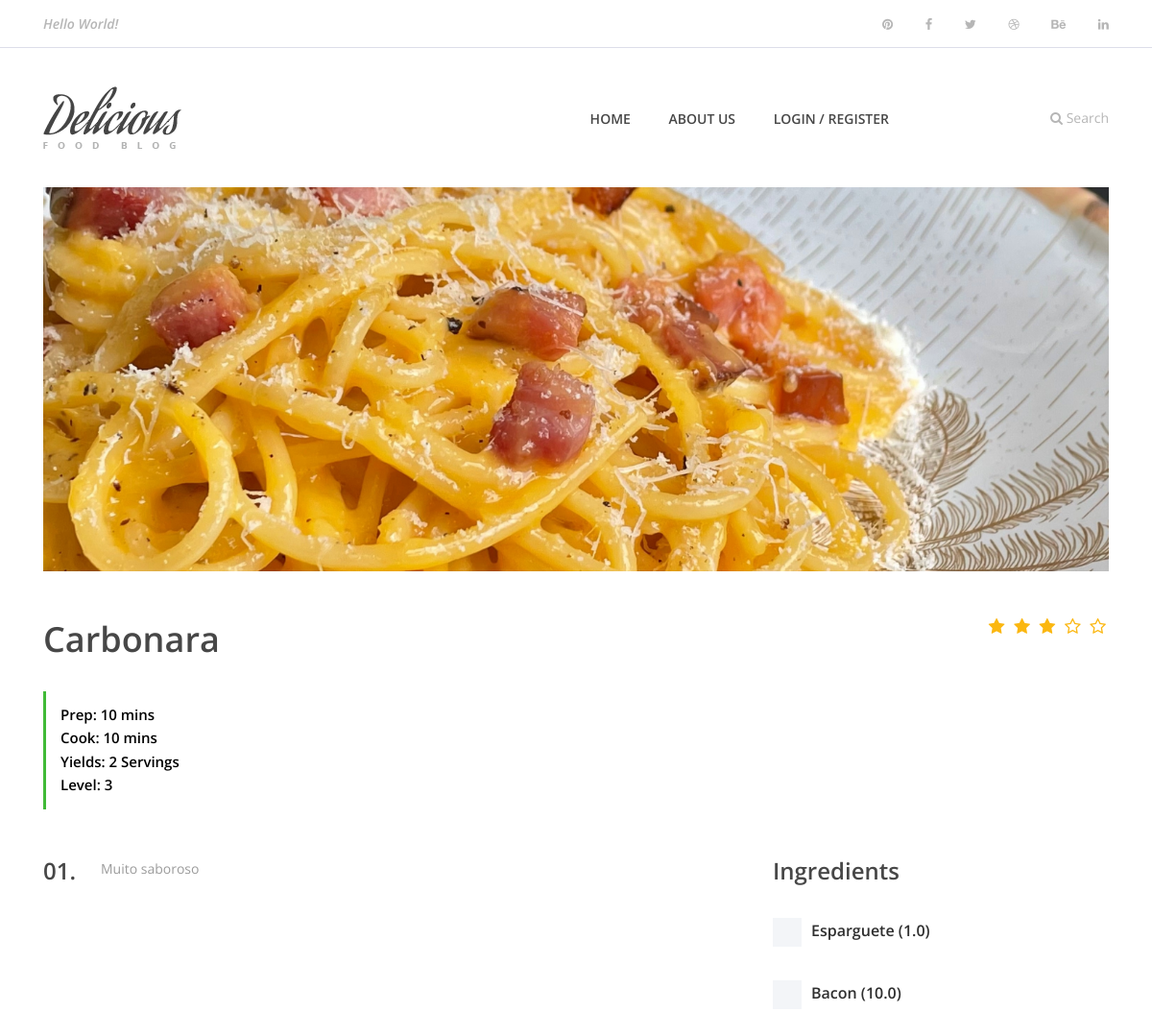
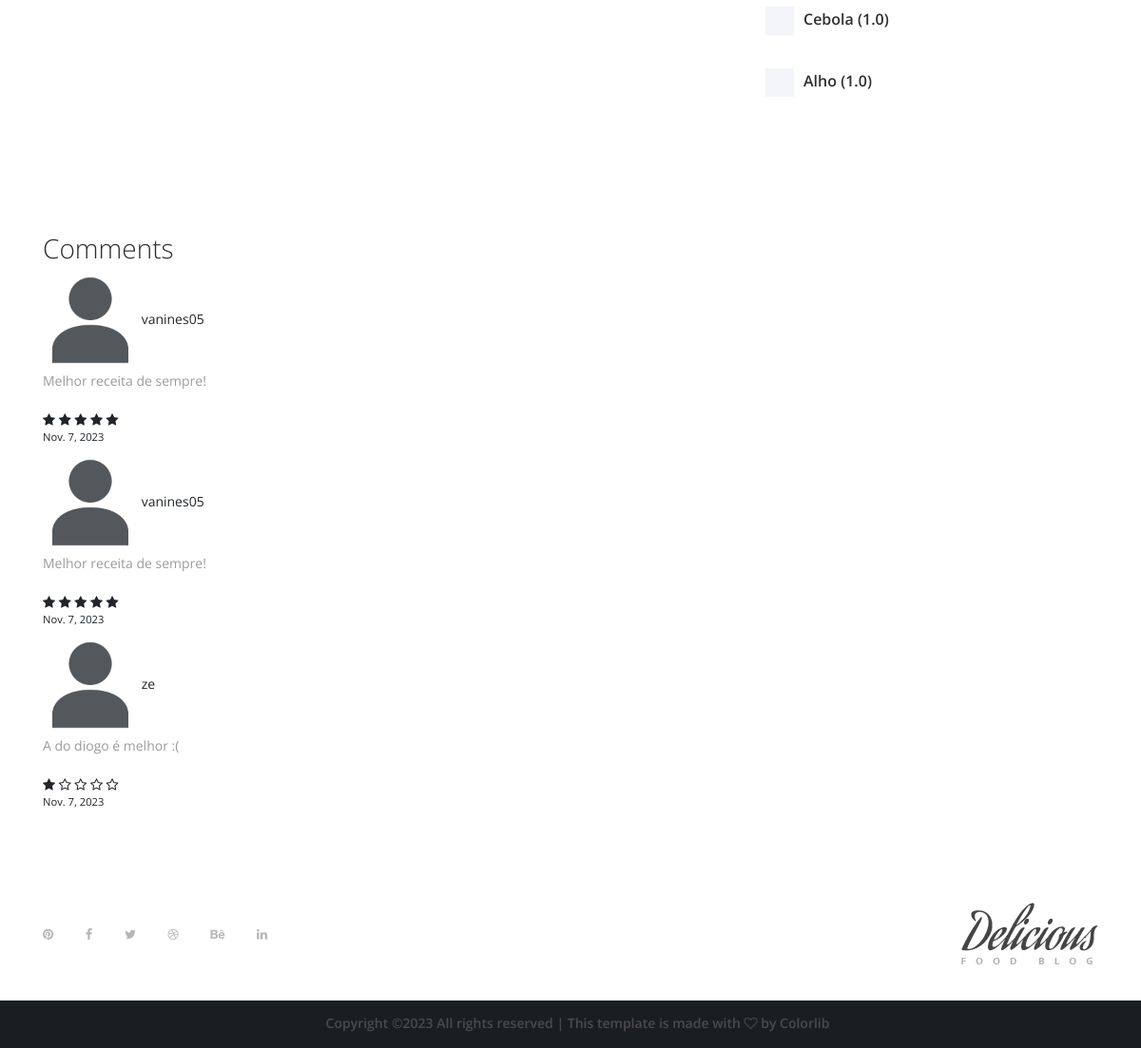
The page /recipepost/12 on the database its author committed (2 pictures, top to bottom).
### app/models.py (models this page shows, shortened)
class Receita(models.Model):
    user = models.ForeignKey(User, on_delete=models.SET_NULL, null=True)
    category = models.ForeignKey(Categoria, on_delete=models.SET_NULL, null=True)
    name = models.CharField(max_length=200)
    description = models.TextField(null=True, blank=True) # ambos os valores podem etar vazios
    tempoPreparacao = models.IntegerField(null=True, blank=True)
    tempoCozinhar = models.IntegerField(null=True, blank=True)
    quantidadePessoas = models.IntegerField(null=True, blank=True)
    nivel = models.IntegerField(null=True, blank=True)
    imagem = models.ImageField(upload_to='static/img',null=True, blank=True)  # 'upload_to' define o diretório de armazenamento
    ingredients = models.ManyToManyField(Ingrediente, through='ReceitaIngrediente')
    updated = models.DateTimeField(auto_now=True)
    created = models.DateTimeField(auto_now_add=True)
    class Meta:
        ordering = ['-updated', '-created']

class ReceitaIngrediente(models.Model):
    receita = models.ForeignKey(Receita, on_delete=models.CASCADE)
    ingrediente = models.ForeignKey(Ingrediente, on_delete=models.CASCADE)
    quantidade = models.FloatField(default=1.0)

class Ingrediente(models.Model):
    nome = models.CharField(max_length=255)
    categoria = models.ForeignKey(CategoriaIngrediente, on_delete=models.SET_NULL, null=True)
    icon = models.CharField(max_length=255,null=True, blank=True)
    calorias = models.IntegerField(null=True, blank=True)

class Avaliacao(models.Model):
    user = models.ForeignKey(User, on_delete=models.CASCADE)
    receita = models.ForeignKey(Receita, on_delete=models.CASCADE) # quando o pai é eliminado, os filhos tb são
    descricao = models.TextField()
    clasificacao = models.PositiveSmallIntegerField(choices=[(1, '1'), (2, '2'), (3, '3'), (4, '4'), (5, '5')])
    data = models.DateField()
    updated = models.DateTimeField(auto_now=True)
    created = models.DateTimeField(auto_now_add=True)

### app/views.py (the view)
# urls.py: path('recipepost/<int:id>', views.recipepost, name='recipepost'),
def recipepost(request, id):
    receita = Receita.objects.get(id=id)
    avaliacoes = Avaliacao.objects.filter(receita=receita)
    media_avaliacoes = Avaliacao.objects.filter(receita__id=id).aggregate(media=Avg('clasificacao'))['media']
    user_fridge = []
    if request.user.is_authenticated:
        user_fridge = Frigorifico.objects.filter(user=request.user).values_list('ingredient', flat=True)
    if request.method == 'POST':
        form = ComentarioForm(request.POST)
        if form.is_valid():
            comentario = form.save(commit=False)
            comentario.user = request.user
            comentario.receita = receita
            comentario.data = timezone.now()
            comentario.save()
    else:
        form = ComentarioForm()
    return render(request,'recipe-post.html', {'receita': receita, 'avaliacoes': avaliacoes, 'media_avaliacoes': media_avaliacoes, 'form': form, 'user_fridge': user_fridge})

### app/templates/recipe-post.html (shortened to what this page needs)
{% extends 'main.html' %}
{% load static %}
{% block content %}
    <div class="receipe-post-area">
        <div class="container">
            <div class="row">
                <div class="col-12">
                    <div class="receipe-slider owl-carousel owl-not-carousel" style="display: block;">
                        {% if receita.imagem %}
                            <img src="{{ receita.imagem.url }}" alt="" style="object-fit: cover; height: 400px; width: 100%">
                        {% else %}
                            <img src="{% static "img/blog-img/1.jpg" %}" alt="" style="object-fit: cover; height: 400px; width: 100%">
                        {% endif %}
                    </div>
                </div>
            </div>
        </div>
        <div class="receipe-content-area">
            <div class="container">
                <div class="row">
                    <div class="col-12 col-md-8">
                        <div class="receipe-headline my-5">
                            <h2>{{receita.name}}</h2>
                            <div class="receipe-duration">
                                <h6>Prep: {{receita.tempoPreparacao}} mins</h6>
                                <h6>Cook: {{receita.tempoCozinhar}} mins</h6>
                                <h6>Yields: {{receita.quantidadePessoas}} Servings</h6>
                                <h6>Level: {{receita.nivel}}</h6>
                            </div>
                        </div>
                    </div>
                    <div class="col-12 col-md-4">
                        <div class="receipe-ratings text-right my-5">
                            <div class="ratings">
                                {% for i in "xxxxx" %}
                                    {% if forloop.counter <= media_avaliacoes %}
                                        <i class="fa fa-star" aria-hidden="true"></i>
                                    {% else %}
                                        <i class="fa fa-star-o" aria-hidden="true"></i>
                                    {% endif %}
                                {% endfor %}
                            </div>
                        </div>
                    </div>
                </div>
                <div class="row">
                    <div class="col-12 col-lg-8">
                        <div class="single-preparation-step d-flex">
                            <h4>01.</h4>
                            <p>{{receita.description}}</p>
                        </div>
                    </div>
                    <div class="col-12 col-lg-4">
                        <div class="ingredients">
                            <h4>Ingredients</h4>
                            {% for ingredientes in receita.receitaingrediente_set.all %}
                                <div class="custom-control custom-checkbox">
                                    <label class="custom-control-label" for="customCheck{{ forloop.counter }}">
                                        {{ ingredientes.ingrediente.nome }} ({{ ingredientes.quantidade }})
                                    </label>
                                </div>
                            {% endfor %}
                        </div>
                    </div>
                </div>
                <div style="display: flex ;align-content: center; padding-top: 30px; padding-bottom: 30px">
                </div>
                <div class="comments-box" style="padding-top:50px; padding-bottom:50px;">
                    <h3>Comments</h3>
                    <ul class="comment-list">
                        {% for comment in avaliacoes %}
                            <li class="comment-item" style="padding-bottom:10px">
                                <div class="comment-author">
                                    <img src="{% static 'img/avatar.png' %}" alt="User Avatar" width="100" height="100">
                                    <span>{{ comment.user.username }}</span>
                                </div>
                                <div class="comment-content">
                                    <p>{{ comment.descricao }}</p>
                                    <div class="comment-rating">
                                        {% for i in "xxxxx" %}
                                            {% if forloop.counter <= comment.clasificacao %}
                                                <i class="fa fa-star" aria-hidden="true"></i>
                                            {% else %}
                                                <i class="fa fa-star-o" aria-hidden="true"></i>
                                            {% endif %}
                                        {% endfor %}
                                    </div>
                                    <small>{{ comment.data }}</small>
                                </div>
                            </li>
                        {% endfor %}
                    </ul>
                </div>
            </div>
        </div>
    </div>
    {% endblock content %}

### app/templates/main.html (shortened to what this page needs)
{% load static %}
<head>
    <link rel="stylesheet" type="text/css" href="{% static 'style.css' %}">
</head>
<body>
    <div class="search-wrapper">
        <div class="container">
            <div class="row">
                <div class="col-12">
                </div>
            </div>
        </div>
    </div>
    <header class="header-area">
        <div class="top-header-area">
            <div class="container h-100">
                <div class="row h-100 align-items-center justify-content-between">
                    <div class="col-12 col-sm-6">
                        <div class="breaking-news">
                            <div id="breakingNewsTicker" class="ticker">
                                <ul>
                                    <li><a href="#">Hello World!</a></li>
                                </ul>
                            </div>
                        </div>
                    </div>
                    <div class="col-12 col-sm-6">
                        <div class="top-social-info text-right">
                            <a href="#"><i class="fa fa-pinterest" aria-hidden="true"></i></a>
                            <a href="#"><i class="fa fa-facebook" aria-hidden="true"></i></a>
                            <a href="#"><i class="fa fa-twitter" aria-hidden="true"></i></a>
                            <a href="#"><i class="fa fa-dribbble" aria-hidden="true"></i></a>
                            <a href="#"><i class="fa fa-behance" aria-hidden="true"></i></a>
                            <a href="#"><i class="fa fa-linkedin" aria-hidden="true"></i></a>
                        </div>
                    </div>
                </div>
            </div>
        </div>
        <div class="delicious-main-menu">
            <div class="classy-nav-container breakpoint-off">
                <div class="container">
                    <nav class="classy-navbar justify-content-between" id="deliciousNav">
                        <a class="nav-brand" href="{% url 'index' %}"><img src="{% static 'img/core-img/logo.png' %}" alt=""></a>
                        <div class="classy-menu">
                            <div class="classynav">
                                <ul>
                                    <li class="{% if request.resolver_match.url_name == 'index' %}active{% endif %}"><a href="{% url 'index' %}">Home</a></li>
                                    <li class="{% if request.resolver_match.url_name == 'about' %}active{% endif %}"><a href="{% url 'about' %}">About us</a></li>
                                    {% if user.is_authenticated %}
                                        <li><a href="#">Profile</a>
                                        <ul class="dropdown">
                                            <li><a href="{% url 'myrecipes' %}">My Recipes</a></li>
                                            <li><a href="{% url 'fridge' %}">My Fridge</a></li>
                                            <li><a href="{% url 'about' %}">My Shoplist</a></li>
                                            <li><a href="{% url 'favorites' %}">Favorites</a></li>
                                            <li><a href="{% url 'about' %}">Settings</a></li>
                                            <li><a href="{% url 'signout' %}">Logout</a></li>
                                        </ul>
                                    </li>
                                    {% else %}
                                        <li class=""><a href="{% url 'loginp' %}">Login / Register</a></li>
                                    {% endif %}
                                </ul>
                                <div class="search-btn">
                                    <i class="fa fa-search" aria-hidden="true"></i> Search
                                </div>
                            </div>
                        </div>
                    </nav>
                </div>
            </div>
        </div>
    </header>
    {% block content %}
    {% endblock %}
    <footer class="footer-area">
        <div class="container h-100">
            <div class="row h-100">
                <div class="col-12 h-100 d-flex flex-wrap align-items-center justify-content-between">
                    <div class="footer-social-info text-right">
                        <a href="#"><i class="fa fa-pinterest" aria-hidden="true"></i></a>
                        <a href="#"><i class="fa fa-facebook" aria-hidden="true"></i></a>
                        <a href="#"><i class="fa fa-twitter" aria-hidden="true"></i></a>
                        <a href="#"><i class="fa fa-dribbble" aria-hidden="true"></i></a>
                        <a href="#"><i class="fa fa-behance" aria-hidden="true"></i></a>
                        <a href="#"><i class="fa fa-linkedin" aria-hidden="true"></i></a>
                    </div>
                    <div class="footer-logo">
                        <a href="{% url 'index' %}"><img src="{% static 'img/core-img/logo.png' %}" alt=""></a>
                    </div>
                </div>
            </div>
        </div>
    </footer>
    <footer class="footer-area" style="background-color: #1b1e21; height: 50px">
        <div class="container h-100">
            <div class="row h-100">
                <div class="col-12 h-100 flex-wrap align-items-center justify-content-between" style="text-align: center; padding: 10px">
                    <p>
                        Copyright &copy;<script>document.write(new Date().getFullYear());</script> All rights reserved | This template is made with <i class="fa fa-heart-o" aria-hidden="true"></i> by <a href="https://colorlib.com" target="_blank">Colorlib</a>
                    </p>
                </div>
            </div>
        </div>
    </footer>
</body>

### rows shown on the page
Receita: imagem (picture), name "Carbonara", tempoPreparacao "10", tempoCozinhar "10", quantidadePessoas "2", nivel "3", description "Muito saboroso"
ReceitaIngrediente: ingrediente.nome "Esparguete", quantidade "1.0"
ReceitaIngrediente: ingrediente.nome "Bacon", quantidade "10.0"
ReceitaIngrediente: ingrediente.nome "Cebola", quantidade "1.0"
ReceitaIngrediente: ingrediente.nome "Alho", quantidade "1.0"
Avaliacao: user.username "vanines05", descricao "Melhor receita de sempre!", clasificacao 5 (drawn), data "Nov. 7, 2023"
Avaliacao: user.username "vanines05", descricao "Melhor receita de sempre!", clasificacao 5 (drawn), data "Nov. 7, 2023"
Avaliacao: user.username "ze", descricao "A do diogo é melhor :(", clasificacao 1 (drawn), data "Nov. 7, 2023"
